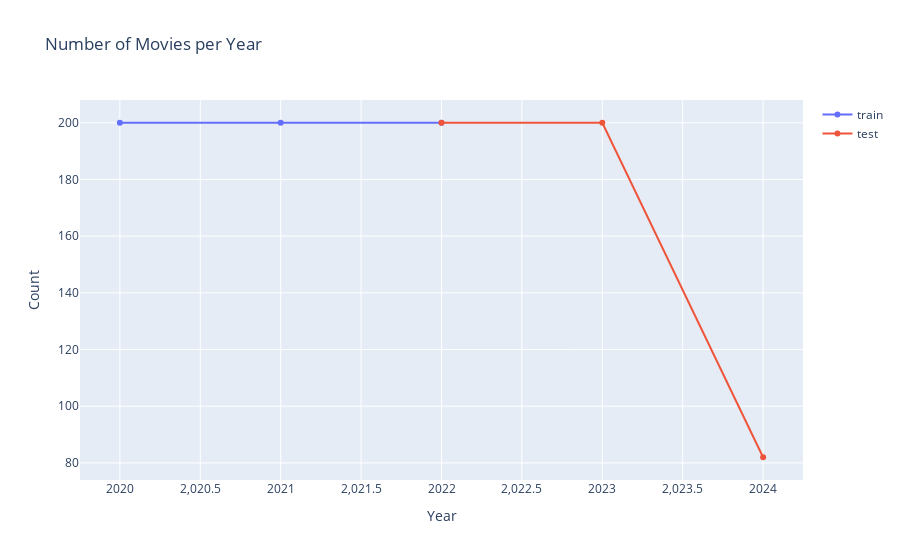

The cell this chart's notebook holds for it:
### Code cell
#2024 dataset is incomplete as it is ongoing


data = [go.Scatter(x=d1.index, y=d1.values, name='train'),
        go.Scatter(x=d2.index, y=d2.values, name='test')]

layout = go.Layout(dict(title = 'Number of Movies per Year',
                       xaxis = dict(title = 'Year'),
                       yaxis = dict(title = 'Count'),
                        ), legend = dict(orientation='v'))
py.iplot(dict(data=data, layout=layout))

### Figure 1 — Plotly figure (JSON) as saved in the notebook; plotly's stock layout.template omitted (floating-point values rounded to 4 significant figures)
{"data": [{"name": "train", "type": "scatter", "x": [2020, 2021, 2022], "y": [200, 200, 200]}, {"name": "test", "type": "scatter", "x": [2022, 2023, 2024], "y": [200, 200, 82]}], "layout": {"legend": {"orientation": "v"}, "title": {"text": "Number of Movies per Year"}, "xaxis": {"title": {"text": "Year"}}, "yaxis": {"title": {"text": "Count"}}}}
